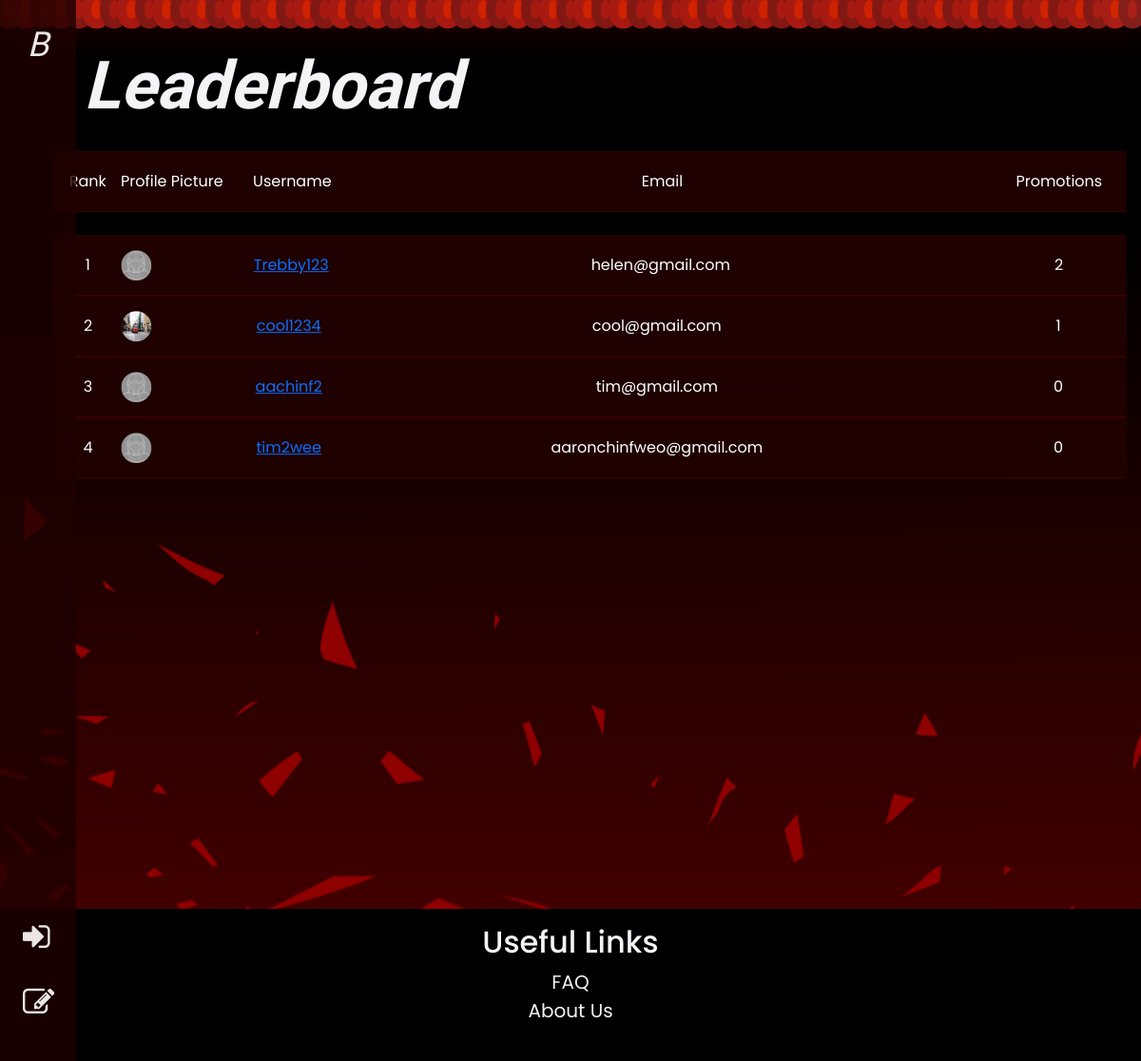
Page /ranking on the committed database.
### app/models.py (models this page shows, shortened)
class User(db.Model, UserMixin):
    uid = db.Column(db.Integer, primary_key=True) #turn back to ID if it doesnt work and make sure to change foreign key parameters below back to 'id' as well if required
    email = db.Column(db.String(150), unique=True)
    password = db.Column(db.String(150))
    username = db.Column(db.String(150))
    name = db.Column(db.String(150))
    avatar = db.Column(db.String(150), default = "pfp.png")
    bio = db.Column(db.String(150), default="Nothing here yet!")
    rank = db.Column(db.String(150), default = "D")
    isHunter = db.Column(db.Boolean, default=False)
    promote = db.Column(db.Integer, default=0)

### app/routes.py (the view)
@routes.route('/ranking')
def ranking():
    highest_promoted = User.query.order_by(User.promote.desc()).all()
    print(highest_promoted)
    return render_template('ranking.html', user=current_user, highest_promoted=highest_promoted)

### app/templates/ranking.html (shortened to what this page needs)
{% extends "base.html" %}
{% block content %}
<div class="lb-container">
    <h1 class="pagetitle">Leaderboard</h1>
</div>
<div class="home">
    <div class="lb">
        <div class="lb-content">
            <div class="center">Rank</div>
            <div>Profile Picture</div>
            <div class="center">Username</div>
            <div class="center">Email</div>
            <div class="center">Promotions</div>
        </div>
    </div>
    <br>
    {% for person in highest_promoted %}
    <div class="lb">
        <div class="lb-content">
            <div class="center">{{ loop.index }}</div>
            <div>
                <img
                    class="small-avatar"
                    src="{{ url_for('static', filename='images/profilepics/' ~ person.avatar) }}"
                    alt="Profile Picture"
                    width="50"
                    height="50">
            </div>
            <div class="center">
                {% if person.uid == current_user.uid %}
                <a href="{{ url_for('routes.profile') }}">{{ person.username }}</a>
                {% else %}
                <a href="{{ url_for('routes.view_userpf', user_id=person.uid) }}">{{ person.username }}</a>
                {% endif %}
            </div>
            <div class="center">{{ person.email }}</div>
            <div class="center">{{ person.promote }}</div>
        </div>
    </div>
    {% endfor %}
</div>
{% endblock %}

### app/templates/base.html (shortened to what this page needs)
<!DOCTYPE html>
<html lang="en">
  <head>
    <link
      rel="stylesheet"
      href="https://cdn.jsdelivr.net/npm/bootstrap@5.3.0-alpha1/dist/css/bootstrap.min.css"
    />
    <link
      rel="stylesheet"
      href="https://stackpath.bootstrapcdn.com/font-awesome/4.7.0/css/font-awesome.min.css"
    />
    <link
      rel="stylesheet"
      href="{{ url_for('static', filename='css/main-style.css') }}"
    />
  </head>
  <body>
    <nav
      class="sidebar d-none d-lg-block d-md-block d-sm-none d-xs-none"
      onmouseover="growNav(); revealHidden();"
      onmouseleave="shrinkNav(); hideHidden();"
    >
      <div class="logo">
        <a href="{{ url_for('routes.home') }}"
          >B<span class="hidden">OUNTIFY</span></a
        >
      </div>
      <div class="login">
        <ul>
          {% if user.is_authenticated %}
          <li>
            <a href="{{ url_for('routes.profile') }}">
              <i class="fa fa-user-circle-o fa-lg"></i>
              <span class="hidden"> Profile</span>
            </a>
          </li>
          <li>
            <a href="{{ url_for('auth.logout') }}">
              <i class="fa fa-sign-out fa-lg"></i>
              <span class="hidden"> Log Out</span>
            </a>
          </li>
          {% else %}
          <li>
            <a href="{{ url_for('auth.login') }}">
              <i class="fa fa-sign-in fa-lg"></i>
            </a>
          </li>
          <li>
            <a href="{{ url_for('auth.sign_up') }}">
              <i class="fa fa-pencil-square-o fa-lg"></i>
            </a>
          </li>
          {% endif %}
        </ul>
      </div>
    </nav>
    <div class="particle-container">
      <div class="particles">
      </div>
    </div>
    {% block content %} {% endblock %}
    <div class="footer">
      <h2>Useful Links</h2>
      <ul>
        <li>
          <a href="{{ url_for('routes.faq') }}">FAQ</a>
        </li>
        <li>
          <a href="{{ url_for('routes.aboutus') }}">About Us</a>
        </li>
      </ul>
    </div>
  </body>
</html>

### app/static/css/main-style.css (style rules this page uses)
* { box-sizing: border-box; margin: 0; padding: 0; }
:root { --primary-color: #f5433a; --variant-color: #ffcc40; --light-color: #f4f4f6; --dark-color: #111; --bg-col: rgb(71, 0, 0); --mouse-x: 0; --mouse-y: 0; }
body { font-family: "Poppins", sans-serif; font-size: 16px; line-height: 1.5; background-color: #111; cursor: url("../images/lightsaber.png"), auto; }
.home { position: relative; width: 100%; min-height: 100vh; background-image: url("../images/bg.png"); background-size: cover; background-attachment: fixed; background-repeat: no-repeat; color: #f4f4f6; overflow-x: hidden; }
h1 { font-size: 70px; }
.sidebar { z-index: 100; height: 100%; width: 5rem; position: fixed; top: 0; left: 0; background-color: rgba(30, 0, 0, 0.8); overflow-x: hidden; transition: width 0.5s; padding-top: 20px; }
.logo a { padding-left: 1.8rem; font-family: "Libre Franklin", sans-serif; font-size: 36px; font-style: italic; text-decoration: none; color: #ece6e6; display: block; transition: color 0.3s; }
.sidebar .fa-lg { width: 2.75rem; }
.login { position: absolute; bottom: 1%; }
ul { padding-left: 0; list-style: none; }
.sidebar ul li a { white-space: nowrap; padding: 1rem; padding-left: 1.5rem; text-decoration: none; font-size: 25px; font-weight: 600; color: #ece6e6; display: block; transition: color 0.5s; }
.pagetitle { margin-top: 2rem; padding: 1rem; font-size: 60px; margin-left: 6%; }
.small-avatar { height: 2rem; width: 2rem; border-radius: 50%; overflow: hidden; }
.lb-container { width: 100%; overflow-x: hidden; background-image: url("../images/bg.png"); background-size: cover; background-attachment: fixed; background-repeat: no-repeat; color: #f4f4f6; }
.lb-container h1 { font-size: 70px; font-family: "Libre Franklin", sans-serif; font-weight: 900; font-style: italic; }
.lb { width: 94%; height: 4rem; box-sizing: border-box; font-size: 1rem; font-weight: 400; line-height: 1.5; color: #fff; background-color: rgba(77, 4, 0, 0.75); padding: 1px 0; transform: translate(5%, 5%); cursor: pointer; position: relative; overflow: hidden; }
.lb::before, .lb>.lb-border { content: ""; position: absolute; top: 0; left: 0; width: 100%; height: 100%; border-radius: inherit; pointer-events: none; opacity: 0; transition: opacity 400ms; }
.lb::before { background: radial-gradient(800px circle at var(--mouse-x) var(--mouse-y), rgba(255, 30, 30, 0.4), transparent 40%); z-index: 1; }
.lb-content { display: grid; grid-template-columns: 1fr 2fr 1fr 10fr 2fr; align-items: center; height: 100%; width: 100%; background-color: rgba(22, 1, 0, 0.75); padding: 1px; position: relative; z-index: 3; }
.footer { min-height: 20vh; padding: 1rem; text-align: center; background-color: #000; color: #f4f4f6; }
.footer a { text-decoration: none; color: #f4f4f6; font-size: 20px; }
.center { text-align: center; }
.particle-container { position: fixed; width: 100%; height: 100vh; overflow: hidden; pointer-events: none; }
.particles { position: relative; display: flex; }

### rows in the picture
User: avatar (picture), username "Trebby123", email "helen@gmail.com", promote "2"
User: avatar (picture), username "cool1234", email "cool@gmail.com", promote "1"
User: avatar (picture), username "aachinf2", email "tim@gmail.com", promote "0"
User: avatar (picture), username "tim2wee", email "aaronchinfweo@gmail.com", promote "0"
